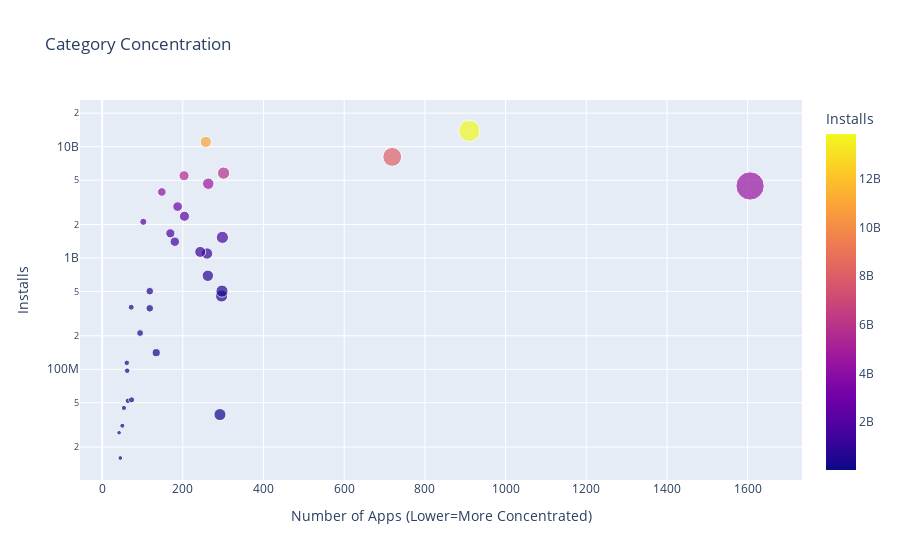

Notebook source saved alongside this figure:
### Code cell
scatter = px.scatter(cat_merged_df, # data
                    x='App', # column name
                    y='Installs',
                    title='Category Concentration',
                    size='App',
                    hover_name=cat_merged_df.index,
                    color='Installs')
 
scatter.update_layout(xaxis_title="Number of Apps (Lower=More Concentrated)",
                      yaxis_title="Installs",
                      yaxis=dict(type='log'))
 
scatter.show()

### Figure 1 — Plotly figure (JSON) as saved in the notebook; plotly's stock layout.template omitted (floating-point values rounded to 4 significant figures)
{"data": [{"hovertemplate": "<b>%{hovertext}</b><br><br>App=%{marker.size}<br>Installs=%{marker.color}<extra></extra>", "hovertext": ["EVENTS", "BEAUTY", "PARENTING", "MEDICAL", "COMICS", "LIBRARIES_AND_DEMO", "AUTO_AND_VEHICLES", "HOUSE_AND_HOME", "ART_AND_DESIGN", "DATING", "FOOD_AND_DRINK", "EDUCATION", "WEATHER", "FINANCE", "MAPS_AND_NAVIGATION", "LIFESTYLE", "BUSINESS", "SPORTS", "HEALTH_AND_FITNESS", "SHOPPING", "PERSONALIZATION", "BOOKS_AND_REFERENCE", "ENTERTAINMENT", "NEWS_AND_MAGAZINES", "TRAVEL_AND_LOCAL", "VIDEO_PLAYERS", "FAMILY", "PHOTOGRAPHY", "SOCIAL", "PRODUCTIVITY", "TOOLS", "COMMUNICATION", "GAME"], "legendgroup": "", "marker": {"color": [15949410, 26916200, 31116110, 39162676, 44931100, 52083000, 53129800, 97082000, 114233100, 140912410, 211677750, 352852000, 361096500, 455249400, 503267560, 503611120, 692018120, 1096431465, 1134006220, 1400331540, 1532352930, 1665791655, 2113660000, 2369110650, 2894859300, 3916897200, 4437554490, 4649143130, 5487841475, 5788070180, 8099724500, 11039241530, 13858762717], "coloraxis": "coloraxis", "size": [45, 42, 50, 292, 54, 64, 73, 62, 61, 134, 94, 118, 72, 296, 118, 297, 262, 260, 243, 180, 298, 169, 102, 204, 187, 148, 1606, 263, 203, 301, 719, 257, 910], "sizemode": "area", "sizeref": 4.015, "symbol": "circle"}, "mode": "markers", "name": "", "orientation": "v", "showlegend": false, "type": "scatter", "x": [45, 42, 50, 292, 54, 64, 73, 62, 61, 134, 94, 118, 72, 296, 118, 297, 262, 260, 243, 180, 298, 169, 102, 204, 187, 148, 1606, 263, 203, 301, 719, 257, 910], "xaxis": "x", "y": [15949410, 26916200, 31116110, 39162676, 44931100, 52083000, 53129800, 97082000, 114233100, 140912410, 211677750, 352852000, 361096500, 455249400, 503267560, 503611120, 692018120, 1096431465, 1134006220, 1400331540, 1532352930, 1665791655, 2113660000, 2369110650, 2894859300, 3916897200, 4437554490, 4649143130, 5487841475, 5788070180, 8099724500, 11039241530, 13858762717], "yaxis": "y"}], "layout": {"coloraxis": {"colorbar": {"title": {"text": "Installs"}}, "colorscale": [[0, "#0d0887"], [0.1111, "#46039f"], [0.2222, "#7201a8"], [0.3333, "#9c179e"], [0.4444, "#bd3786"], [0.5556, "#d8576b"], [0.6667, "#ed7953"], [0.7778, "#fb9f3a"], [0.8889, "#fdca26"], [1, "#f0f921"]]}, "legend": {"itemsizing": "constant", "tracegroupgap": 0}, "title": {"text": "Category Concentration"}, "xaxis": {"anchor": "y", "domain": [0, 1], "title": {"text": "Number of Apps (Lower=More Concentrated)"}}, "yaxis": {"anchor": "x", "domain": [0, 1], "title": {"text": "Installs"}, "type": "log"}}}
